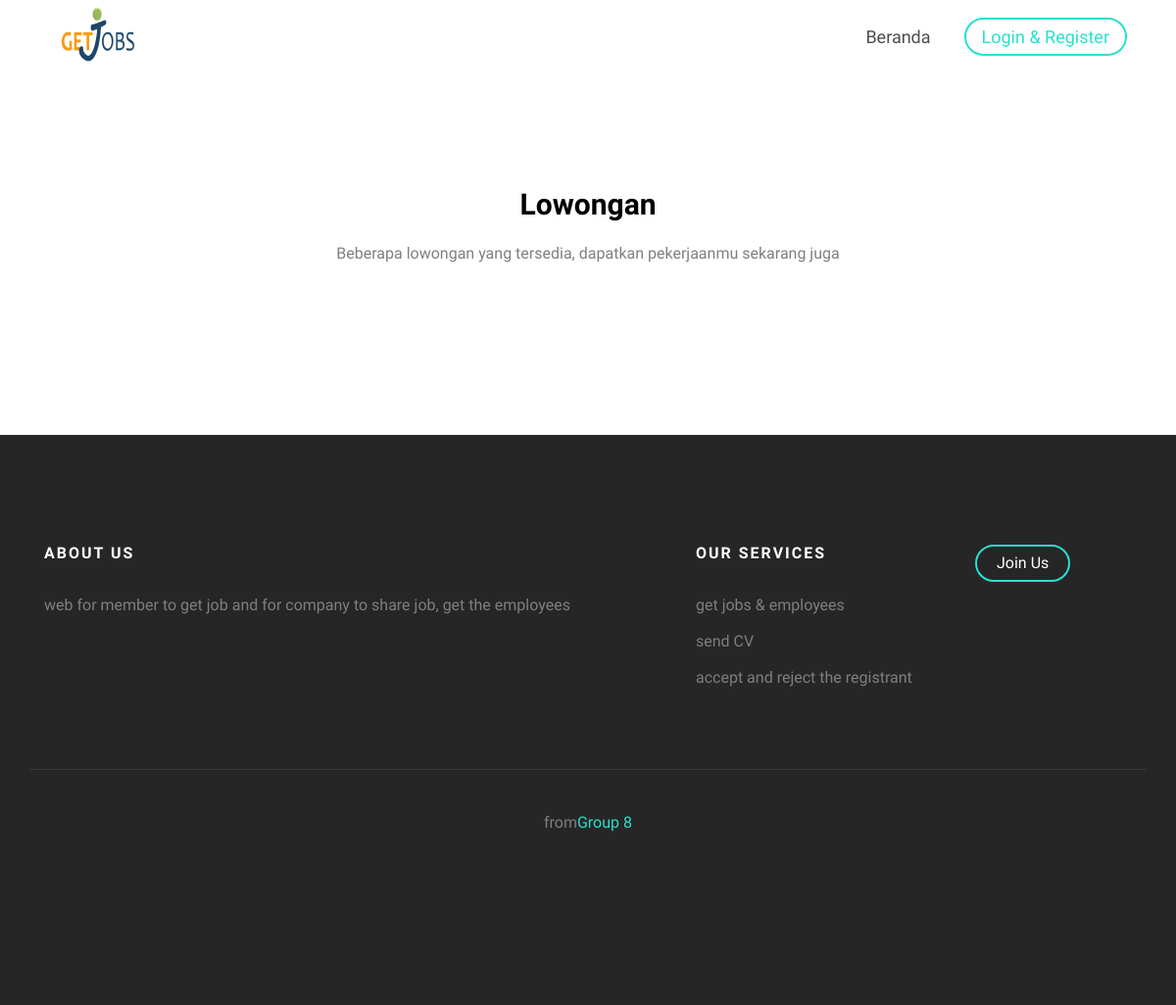
/index.php/visitor/lowongan, run on an earlier commit of the app's database.
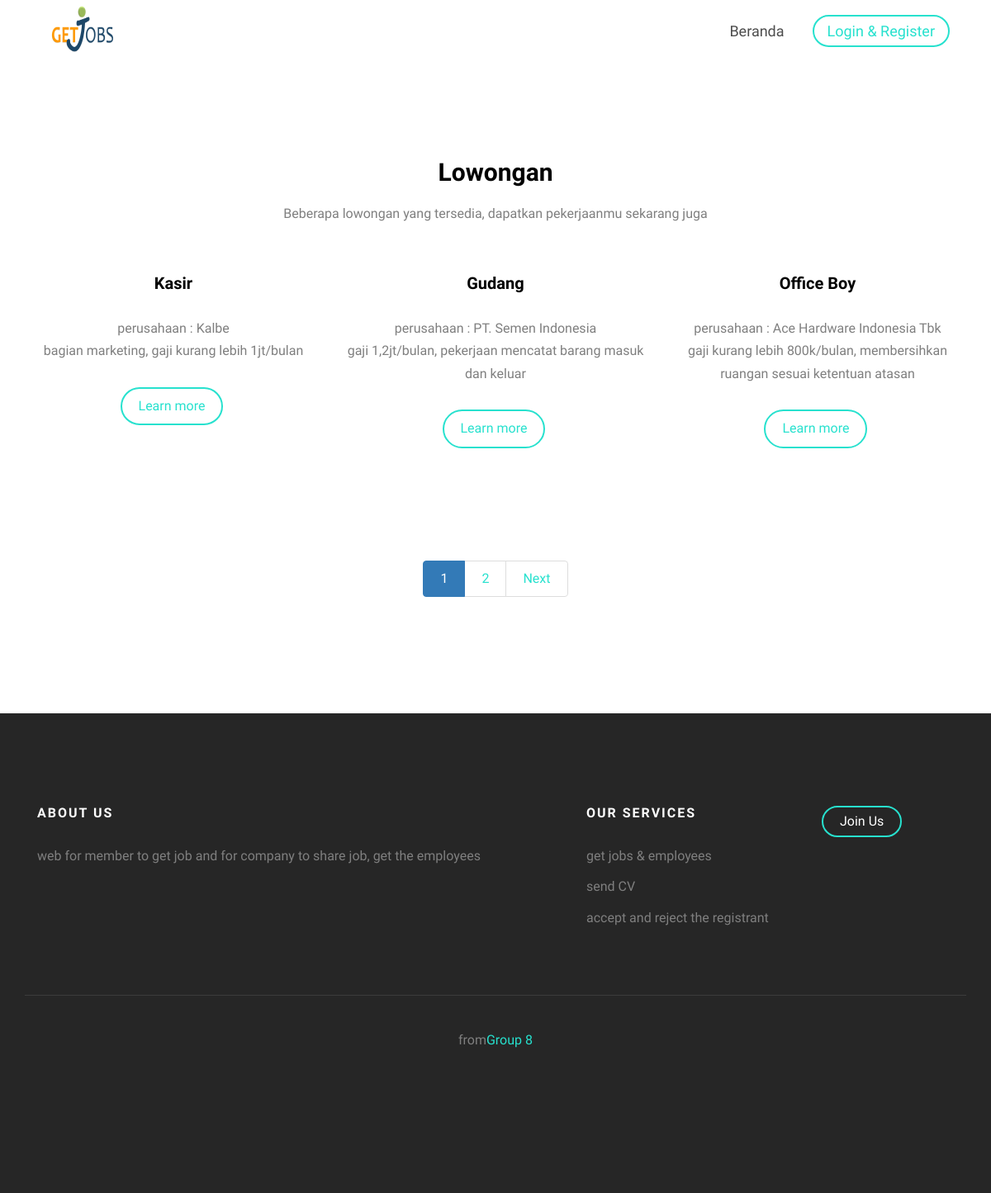
And on a later commit of the database.
### tables this page shows
CREATE TABLE `lowongan` (
  `id_lowongan` int(11) NOT NULL,
  `lowongan` varchar(50) NOT NULL,
  `deskripsi` varchar(255) NOT NULL,
  `jumlah` int(11) NOT NULL,
  `persyaratan` varchar(255) NOT NULL,
  `id_perusahaan` int(11) NOT NULL,
  `tanggal_post` date NOT NULL,
  `status` enum('buka','tutup') NOT NULL
);

CREATE TABLE `perusahaan` (
  `id_perusahaan` int(11) NOT NULL,
  `nama_perusahaan` varchar(50) NOT NULL,
  `alamat` varchar(100) NOT NULL,
  `no_telp` varchar(12) NOT NULL,
  `email` varchar(50) NOT NULL,
  `website` varchar(50) NOT NULL,
  `fax` varchar(12) NOT NULL,
  `visi` longtext NOT NULL,
  `misi` longtext NOT NULL,
  `tahun_berdiri` year(4) NOT NULL,
  `id_jenis_perusahaan` int(11) NOT NULL,
  `foto` varchar(25) NOT NULL,
  `fk_user` int(11) NOT NULL
);

### application/controllers/Visitor.php (called while the page is built, shortened)
<?php
class Visitor extends CI_Controller {
	public function __construct()
	{
		$this->load->model('dataVisitor');
	}
	public function lowongan()
	{
		$this->load->model('dataMember');
		$limit_per_page = 3;
		$start_index = ( $this->uri->segment(3) ) ? $this->uri->segment(3) : 0;
		$total_records = $this->dataMember->get_total_lowongan();
		if ($total_records > 0) {
			$data['lowongan'] = $this->dataMember->get_lowongan($limit_per_page, $start_index);
			$config['base_url'] = base_url() . 'visitor/lowongan';
			$config['total_rows'] = $total_records;
			$config['per_page'] = $limit_per_page;
			$config['uri_segment'] = 3;
			$this->pagination->initialize($config);
			$data['links'] = $this->pagination->create_links();
		}
		$this->load->view('visitor/lowongan', $data);
	}
}

### index.php (called while the page is built, shortened)
<?php
require_once BASEPATH.'core/CodeIgniter.php';

### application/models/DataMember.php (called while the page is built, shortened)
<?php
class DataMember extends CI_Model {
	public function get_lowongan($limit = FALSE, $offset = FALSE)
	{
		if ($limit) {
			$this->db->limit($limit, $offset);
		}
		$this->db->select('*');
		$this->db->from('lowongan');
		$this->db->join('perusahaan', 'lowongan.id_perusahaan = perusahaan.id_perusahaan');
		$this->db->order_by('id_lowongan', 'asc');
		$this->db->where('status', 'buka');
		return $this->db->get()->result();
	}
}

### application/views/visitor/lowongan.php (the view, shortened to what this page needs)
<div id="fh5co-services-section">
	<div class="container">
		<div class="row">
			<div class="col-md-6 col-md-offset-3 text-center fh5co-heading animate-box">
				<h2>Lowongan</h2>
				<p>Beberapa lowongan yang tersedia, dapatkan pekerjaanmu sekarang juga </p>
			</div>
			<?php foreach ($lowongan as $key): ?>
			<div class="col-md-4 text-center item-block animate-box">
				<h3><?php echo $key->lowongan; ?></h3>
				<p>
					perusahaan : <?php echo $key->nama_perusahaan; ?>
					<br>
					<?php echo $key->deskripsi; ?>
				</p>
				<p><a href="<?php echo base_url() ?>visitor/detail_lowongan/<?php echo $key->id_lowongan; ?>" class="btn btn-primary btn-outline with-arrow">Learn more <i class="icon-arrow-right"></i></a></p>
			</div>
			<?php endforeach ?>
		</div>
		<div class="text-center">
			<?php
				if (isset($links)) {
					echo $links;
				}
			?>
		</div>
	</div>
</div>

What changed in the data, as far as the page shows it:
added lowongan: lowongan "Kasir", id_perusahaan.nama_perusahaan "Kalbe", deskripsi "bagian marketing, gaji kurang lebih 1jt/bulan"
added lowongan: lowongan "Gudang", id_perusahaan.nama_perusahaan "PT. Semen Indonesia", deskripsi "gaji 1,2jt/bulan, pekerjaan mencatat barang masuk dan keluar"
added lowongan: lowongan "Office Boy", id_perusahaan.nama_perusahaan "Ace Hardware Indonesia Tbk", deskripsi "gaji kurang lebih 800k/bulan, membersihkan ruangan sesuai ketentuan atasan"
Also different on the page:
$links: (not shown) → "1 2 Next"
